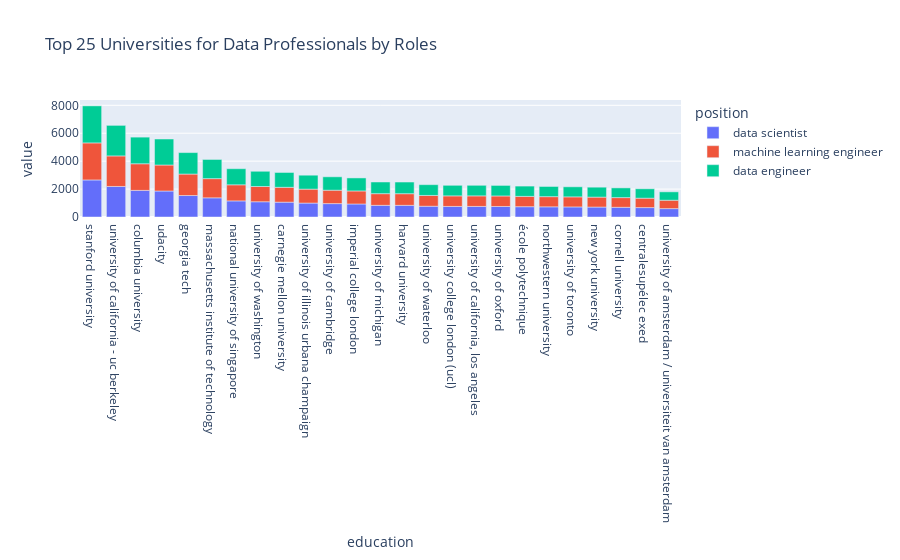

This figure's notebook cell:
### Code cell
fig = px.bar(universities, x='education', y='value', color='position', title='Top 25 Universities for Data Professionals by Roles')
fig

### Figure 1 — Plotly figure (JSON) as saved in the notebook; plotly's stock layout.template omitted (floating-point values rounded to 4 significant figures)
{"data": [{"alignmentgroup": "True", "hovertemplate": "position=data scientist<br>education=%{x}<br>value=%{y}<extra></extra>", "legendgroup": "data scientist", "marker": {"color": "#636efa", "pattern": {"shape": ""}}, "name": "data scientist", "offsetgroup": "data scientist", "orientation": "v", "showlegend": true, "textposition": "auto", "type": "bar", "x": ["stanford university", "university of california - uc berkeley", "columbia university", "udacity", "georgia tech", "massachusetts institute of technology", "national university of singapore", "university of washington", "carnegie mellon university", "university of illinois urbana champaign", "university of cambridge", "imperial college london", "university of michigan", "harvard university", "university of waterloo", "university college london (ucl)", "university of california, los angeles", "university of oxford", "école polytechnique", "northwestern university", "university of toronto", "new york university", "cornell university", "centralesupélec exed", "university of amsterdam / universiteit van amsterdam"], "xaxis": "x", "y": [2654, 2188, 1907, 1862, 1538, 1374, 1153, 1092, 1063, 998, 960, 933, 836, 835, 772, 757, 757, 754, 738, 729, 721, 712, 695, 674, 601], "yaxis": "y"}, {"alignmentgroup": "True", "hovertemplate": "position=machine learning engineer<br>education=%{x}<br>value=%{y}<extra></extra>", "legendgroup": "machine learning engineer", "marker": {"color": "#EF553B", "pattern": {"shape": ""}}, "name": "machine learning engineer", "offsetgroup": "machine learning engineer", "orientation": "v", "showlegend": true, "textposition": "auto", "type": "bar", "x": ["stanford university", "university of california - uc berkeley", "columbia university", "udacity", "georgia tech", "massachusetts institute of technology", "national university of singapore", "university of washington", "carnegie mellon university", "university of illinois urbana champaign", "university of cambridge", "imperial college london", "university of michigan", "harvard university", "university of waterloo", "university college london (ucl)", "university of california, los angeles", "university of oxford", "école polytechnique", "northwestern university", "university of toronto", "new york university", "cornell university", "centralesupélec exed", "university of amsterdam / universiteit van amsterdam"], "xaxis": "x", "y": [2654, 2188, 1907, 1862, 1538, 1374, 1153, 1092, 1063, 998, 960, 933, 836, 835, 772, 757, 757, 754, 738, 729, 721, 712, 695, 674, 601], "yaxis": "y"}, {"alignmentgroup": "True", "hovertemplate": "position=data engineer<br>education=%{x}<br>value=%{y}<extra></extra>", "legendgroup": "data engineer", "marker": {"color": "#00cc96", "pattern": {"shape": ""}}, "name": "data engineer", "offsetgroup": "data engineer", "orientation": "v", "showlegend": true, "textposition": "auto", "type": "bar", "x": ["stanford university", "university of california - uc berkeley", "columbia university", "udacity", "georgia tech", "massachusetts institute of technology", "national university of singapore", "university of washington", "carnegie mellon university", "university of illinois urbana champaign", "university of cambridge", "imperial college london", "university of michigan", "harvard university", "university of waterloo", "university college london (ucl)", "university of california, los angeles", "university of oxford", "école polytechnique", "northwestern university", "university of toronto", "new york university", "cornell university", "centralesupélec exed", "university of amsterdam / universiteit van amsterdam"], "xaxis": "x", "y": [2654, 2188, 1907, 1862, 1538, 1374, 1153, 1092, 1063, 998, 960, 933, 836, 835, 772, 757, 757, 754, 738, 729, 721, 712, 695, 674, 601], "yaxis": "y"}], "layout": {"barmode": "relative", "legend": {"title": {"text": "position"}, "tracegroupgap": 0}, "title": {"text": "Top 25 Universities for Data Professionals by Roles"}, "xaxis": {"anchor": "y", "domain": [0, 1], "title": {"text": "education"}}, "yaxis": {"anchor": "x", "domain": [0, 1], "title": {"text": "value"}}}}
